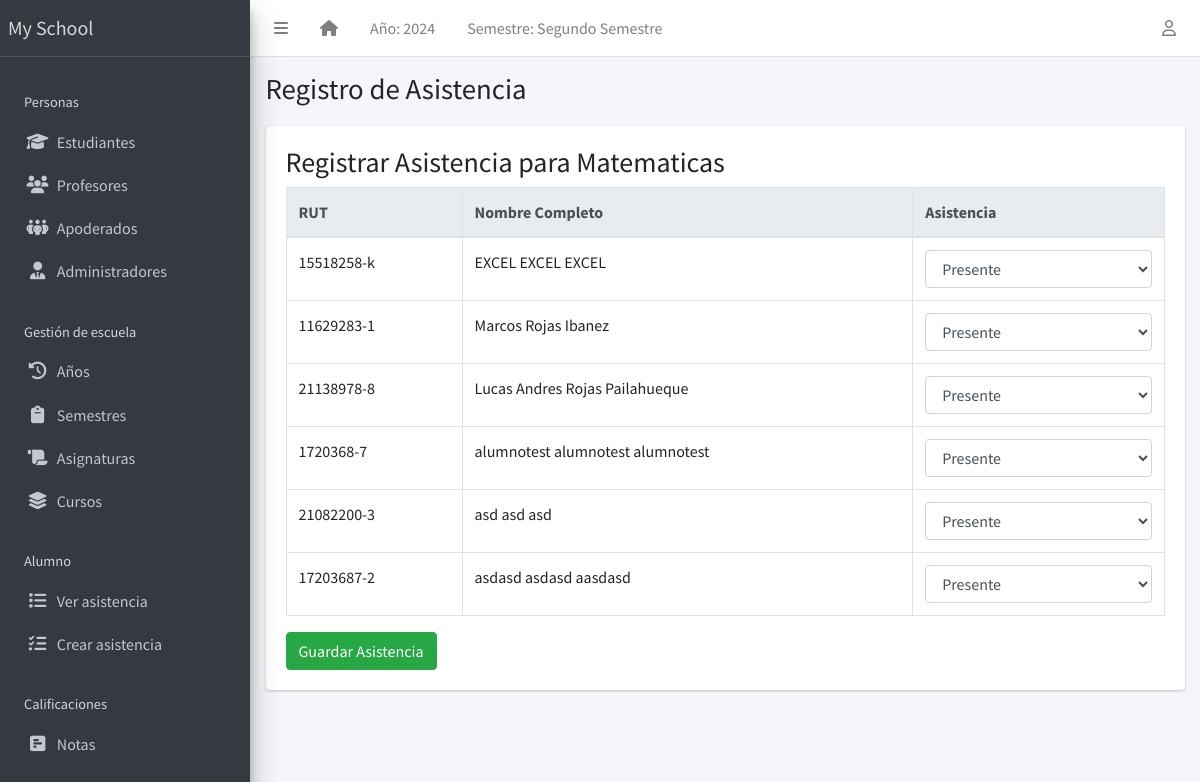
Page /teacher/register/1/ on the committed database.
### apps/corecode/models.py (models this page shows, shortened)
class AcademicSession(models.Model):
    name = models.CharField(max_length=200, unique=True)
    current = models.BooleanField(default=True)
    class Meta:
        ordering = ["-name"]

class AcademicTerm(models.Model):
    name = models.CharField(max_length=20, unique=True)
    current = models.BooleanField(default=True)
    class Meta:
        ordering = ["name"]

class SiteConfig(models.Model):
    key = models.SlugField()
    value = models.CharField(max_length=200)

class Subject(models.Model):
    name = models.CharField(max_length=200, unique=True, verbose_name="Nombre")
    class Meta:
        ordering = ["name"]

### apps/students/models.py (models this page shows, shortened)
class Student(models.Model):
    STATUS_CHOICES = [("activo", "Activo"), ("inactivo", "Inactivo")]
    GENDER_CHOICES = [("masculino", "Masculino"), ("femenino", "Femenino")]
    estado = models.CharField(max_length=10, choices=STATUS_CHOICES, default="activo")
    rut_regex = RegexValidator(
        regex=r"^\d{1,2}\d{3}\d{3}-[0-9kK]{1}$",
        message="El RUT debe estar en el formato 'XXXXXXXX-X'"
    )
    rut = models.CharField(max_length=12, unique=True, validators=[rut_regex], blank=True)
    apellido_paterno = models.CharField(max_length=200)
    apellido_materno = models.CharField(max_length=200)
    nombres = models.CharField(max_length=200, blank=True)
    sexo = models.CharField(max_length=10, choices=GENDER_CHOICES, default="masculino")
    fecha_nacimiento = models.DateField(default=timezone.now)
    curso_actual = models.ForeignKey(
        StudentClass, on_delete=models.SET_NULL, blank=True, null=True
    )
    fecha_admision = models.DateField(default=timezone.now)
    telefono_regex = RegexValidator(
        regex="^[0-9]{9,15}$", message="El número de teléfono no tiene el formato correcto."
    )
    telefono_apoderado = models.CharField(
        validators=[telefono_regex], max_length=15, blank=True
    )
    direccion = models.TextField(blank=True)
    observaciones = models.TextField(blank=True)
    email = models.EmailField(
        max_length=254, unique=True, validators=[EmailValidator()],
        blank=True, null=True
    )
    foto = models.ImageField(blank=True, upload_to="students/fotos/")
    representante = models.ForeignKey(
        "representatives.Representatives", on_delete=models.SET_NULL, null=True, blank=True, related_name="estudiantes"
    )
    subjects = models.ManyToManyField(Subject, related_name="students", blank=True)
    class Meta:
        ordering = ["apellido_paterno", "apellido_materno", "nombres"]

### apps/corecode/views.py (the view, shortened to what this page needs)
# urls.py: path('teacher/register/<int:subject_id>/', attendance_register, name='attendance_register'),
def attendance_register(request, subject_id):
    subject = get_object_or_404(Subject, id=subject_id)
    students = Student.objects.filter(subjects=subject)
    return render(request, 'corecode/attendance_register.html', {
        'subject': subject,
        'students': students,
    })

### apps/corecode/context_processors.py (called while the page is built)
def site_defaults(request):
    current_session = AcademicSession.objects.get(current=True)
    current_term = AcademicTerm.objects.get(current=True)
    vals = SiteConfig.objects.all()
    contexts = {
        "current_session": current_session.name,
        "current_term": current_term.name,
    }
    for val in vals:
        contexts[val.key] = val.value
    return contexts

### apps/templatetags/user_groups.py (called while the page is built)
@register.filter
def in_group(user, group_id):
    return user.groups.filter(id=group_id).exists()

### apps/corecode/templates/corecode/attendance_register.html (shortened to what this page needs)
{% extends 'base.html' %}
{% block title %}Registro de Asistencia{% endblock title %}
{% block content %}
  <h3>Registrar Asistencia para {{ subject.name }}</h3>
  <form method="post">
    <div class="table-responsive">
      <table id="attendance-table" class="table table-bordered table-hover">
        <thead class="thead-light">
          <tr>
            <th>RUT</th>
            <th>Nombre Completo</th>
            <th>Asistencia</th>
          </tr>
        </thead>
        <tbody>
          {% for student in students %}
            <tr>
              <td>{{ student.rut }}</td>
              <td>{{ student.nombres }} {{ student.apellido_paterno }} {{ student.apellido_materno }}</td>
              <td>
                <select name="status_{{ student.id }}" class="form-control">
                  <option value="presente">Presente</option>
                </select>
              </td>
            </tr>
          {% endfor %}
        </tbody>
      </table>
    </div>
    <button type="submit" class="btn btn-success">Guardar Asistencia</button>
  </form>
{% endblock content %}

### templates/base.html (shortened to what this page needs)
{% load static %}
{% load custom_templatetag %}
<!DOCTYPE html>
<html lang="en">
<head>
  <link rel="stylesheet" href="https://cdnjs.cloudflare.com/ajax/libs/dropzone/5.9.3/dropzone.min.css">
  <link rel="stylesheet" href="https://cdnjs.cloudflare.com/ajax/libs/font-awesome/6.6.0/css/all.min.css" />
  <link rel="stylesheet"
    href="{% static 'plugins/overlayScrollbars/css/OverlayScrollbars.min.css' %}">
  <link rel="stylesheet" href="{% static 'plugins/Datatables/datatables.min.css' %}" />
  <link rel="stylesheet" href="{% static 'dist/css/adminlte.min.css' %}">
</head>
<body
  class="hold-transition sidebar-mini layout-fixed layout-navbar-fixed layout-footer-fixed">
  <div class="wrapper">
    <nav class="main-header navbar navbar-expand navbar-white navbar-light">
      <ul class="navbar-nav">
        <li class="nav-item">
          <a class="nav-link" data-widget="pushmenu" href="#" role="button"><i
              class="fas fa-bars"></i></a>
        </li>
        <li class="nav-item d-none d-sm-inline-block">
          <a href="{% url 'home' %} " class="nav-link"><i class="fa fa-home"></i></a>
        </li>
        <li class="nav-item d-none d-sm-inline-block">
          <a href="{% url 'current-session' %}" class="nav-link">Año: {{ current_session }}</a>
        </li>
        <li class="nav-item d-none d-sm-inline-block">
          <a href="{% url 'current-session' %}" class="nav-link">Semestre: {{ current_term }}</a>
        </li>
      </ul>
      <ul class="navbar-nav ml-auto">
        <li class="nav-item dropdown">
          <a class="nav-link" data-toggle="dropdown" href="#">
            <i class="far fa-user"></i>
          </a>
        </li>
      </ul>
    </nav>
    <aside class="main-sidebar sidebar-dark-primary elevation-4">
      <a href="{% url 'home' %}" class="brand-link">{{ school_name | default:"MySchool" }}</a>
      <div class="sidebar">
        <nav class="mt-2">
          <ul class="nav nav-pills nav-sidebar flex-column" data-widget="treeview" role="menu" data-accordion="false">
            <li class="nav-header" style="padding: 1.7rem 1rem .5rem;">Personas</li>
            <li class="nav-item">
              <a href="{% url 'student-list' %}" class="nav-link">
                <i class="nav-icon fas fa-graduation-cap"></i>
                <p>
                  Estudiantes
                </p>
              </a>
            </li>
            <li class="nav-item">
              <a href="{% url 'teacher-list' %}" class="nav-link">
                <i class="nav-icon fas fa-users"></i>
                <p>
                  Profesores
                </p>
              </a>
            </li>
            <li class="nav-item">
              <a href="{% url 'representatives-list' %}" class="nav-link">
                <i class="nav-icon fas fa-people-group"></i>
                <p>
                  Apoderados
                </p>
              </a>
            </li>
            <li class="nav-item">
              <a href="{% url 'staff-list' %}" class="nav-link">
                <i class="nav-icon fas fa-user-tie"></i>
                <p>
                  Administradores
                </p>
              </a>
            </li>
            <li class="nav-header">Gestión de escuela</li>
            <li class="nav-item">
              <a href="{% url 'sessions' %}" class="nav-link">
                <i class="nav-icon fas fa-clock-rotate-left"></i>
                <p>
                  Años
                </p>
              </a>
            </li>
            <li class="nav-item">
              <a href="{% url 'terms' %}" class="nav-link">
                <i class="nav-icon fas fa-clipboard"></i>
                <p>
                  Semestres
                </p>
              </a>
            </li>
            <li class="nav-item">
              <a href="{% url 'subjects' %}" class="nav-link">
                <i class="nav-icon fas fa-scroll"></i>
                <p>
                  Asignaturas
                </p>
              </a>
            </li>
            <li class="nav-item">
              <a href="{% url 'classes' %}" class="nav-link">
                <i class="nav-icon fas fa-layer-group"></i>
                <p>
                  Cursos
                </p>
              </a>
            </li>
            <li class="nav-header" style="padding: 1.7rem 1rem .5rem;">Alumno</li>
            <li class="nav-item">
              <a href="{% url 'attendance-list' %}" class="nav-link">
                <i class="nav-icon fas fa-list"></i>
                <p>
                  Ver asistencia
                </p>
              </a>
            </li>
            <li class="nav-item">
              <a href="{% url 'attendance-list' %}" class="nav-link">
                <i class="nav-icon fas fa-list-check"></i>
                <p>
                  Crear asistencia
                </p>
              </a>
            </li>
            <li class="nav-header">Calificaciones</li>
            <li class="nav-item">
              <a href="{% url 'subject_list' %}" class="nav-link">
                <i class="nav-icon fas fa-square-poll-horizontal"></i>
                <p>
                  Notas
                </p>
              </a>
            </li>
          </ul>
        </nav>
      </div>
    </aside>
    <div class="content-wrapper">
      <section class="content-header">
        <div class="container-fluid">
          <div class="row mb-1">
            <div class="col-sm-8">
              <h1>{% block title %}{% endblock title %}</h1>
            </div>
            <div class="col-sm-4">
            </div>
          </div>
        </div>
      </section>
      <section class="content">
        <div class="container-fluid">
          <div class="row">
            <div class="col-md-12">
              {% block fullcard %}
              <div class="card">
                <div class="card-body">
                  <div class="row">
                    <div class="col">
                      {% block content %}
                      {% endblock content %}
                    </div>
                  </div>
                </div>
              </div>
              {% endblock fullcard %}
            </div>
          </div>
        </div>
      </section>
    </div>
  </div>
</body>
</html>

### rows in the picture
AcademicSession: name "2024"
AcademicTerm: name "Segundo Semestre"
SiteConfig: value "My School"
Subject: name "Matematicas"
Student: rut "15518258-k", nombres "EXCEL", apellido_paterno "EXCEL", apellido_materno "EXCEL", id "Presente"
Student: rut "11629283-1", nombres "Marcos", apellido_paterno "Rojas", apellido_materno "Ibanez", id "Presente"
Student: rut "21138978-8", nombres "Lucas Andres", apellido_paterno "Rojas", apellido_materno "Pailahueque", id "Presente"
Student: rut "1720368-7", nombres "alumnotest", apellido_paterno "alumnotest", apellido_materno "alumnotest", id "Presente"
Student: rut "21082200-3", nombres "asd", apellido_paterno "asd", apellido_materno "asd", id "Presente"
Student: rut "17203687-2", nombres "asdasd", apellido_paterno "asdasd", apellido_materno "aasdasd", id "Presente"
